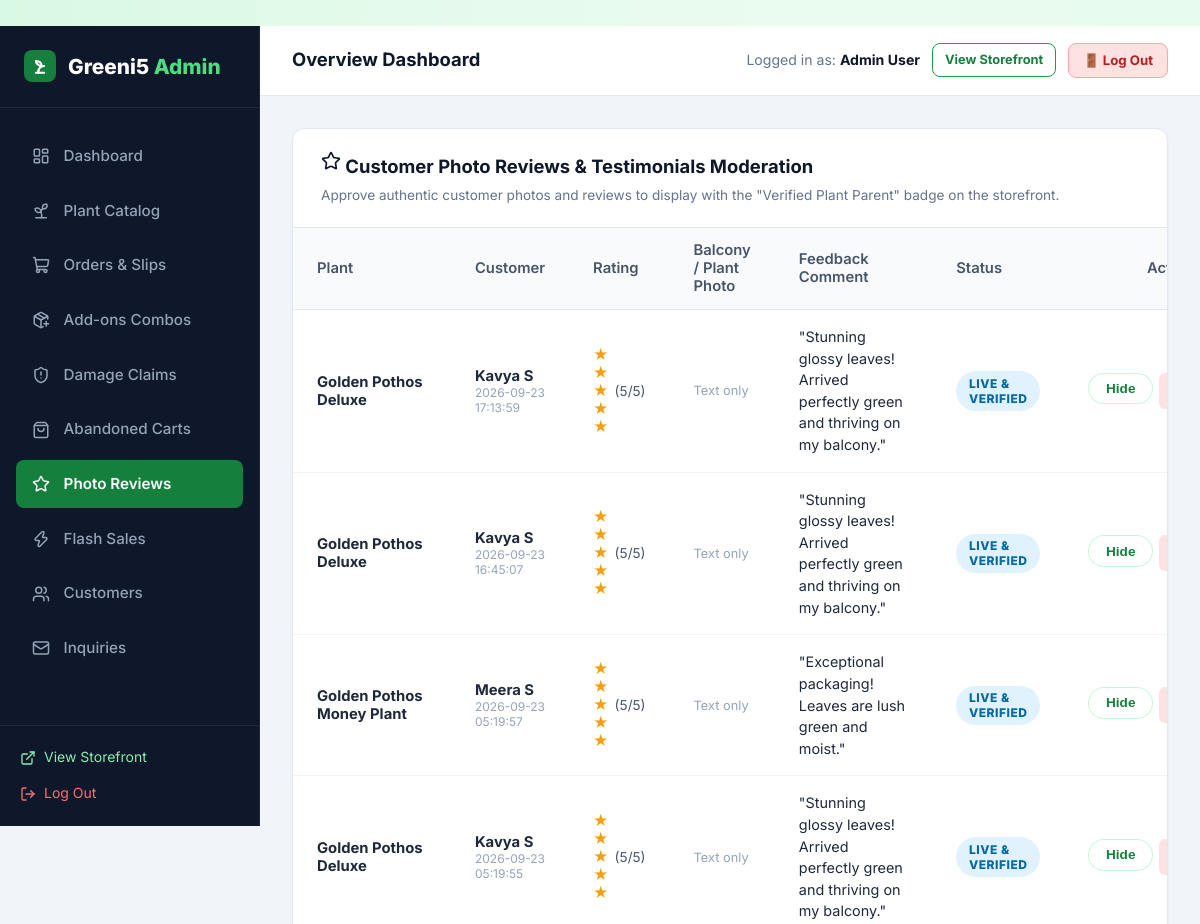
Before: /admin/reviews (signed in, upper part) with the older database file.
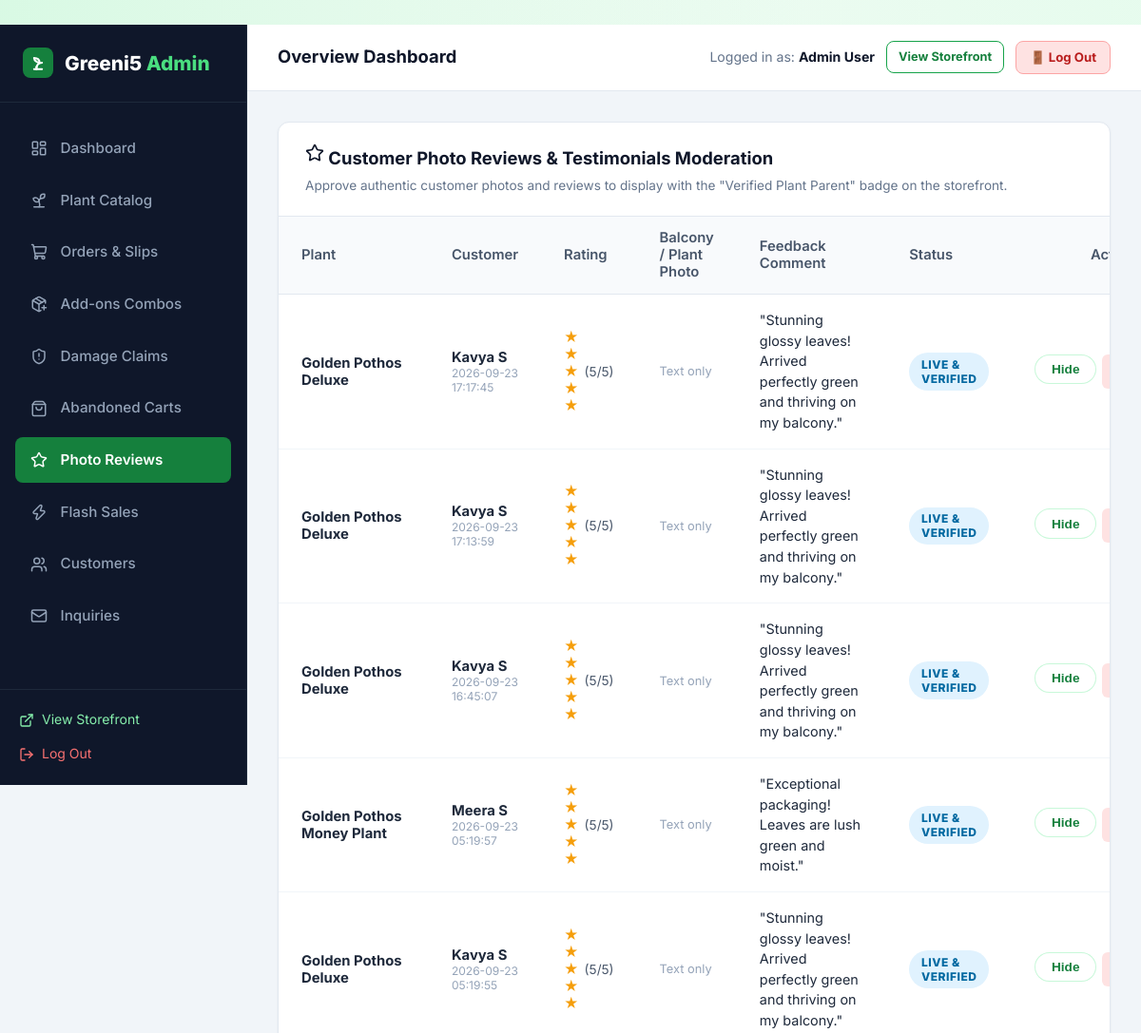
After: the same page with the newer database file.
### tables this page shows
CREATE TABLE reviews (
    id INTEGER PRIMARY KEY AUTOINCREMENT,
    plant_id INTEGER NOT NULL,
    user_id INTEGER,
    user_name TEXT NOT NULL,
    rating INTEGER NOT NULL CHECK(rating >= 1 AND rating <= 5),
    comment TEXT NOT NULL,
    created_at TIMESTAMP DEFAULT CURRENT_TIMESTAMP, photo_url TEXT DEFAULT '', is_approved INTEGER DEFAULT 1,
    FOREIGN KEY (plant_id) REFERENCES plants(id) ON DELETE CASCADE,
    FOREIGN KEY (user_id) REFERENCES users(id) ON DELETE SET NULL
);

CREATE TABLE plants (
    id INTEGER PRIMARY KEY AUTOINCREMENT,
    category_id INTEGER NOT NULL,
    name TEXT NOT NULL,
    slug TEXT NOT NULL UNIQUE,
    price REAL NOT NULL,
    discount_price REAL,
    stock INTEGER NOT NULL DEFAULT 10,
    description TEXT NOT NULL,
    sunlight TEXT,
    watering TEXT,
    temperature TEXT,
    soil TEXT,
    difficulty TEXT DEFAULT 'Easy',
    is_featured INTEGER DEFAULT 0,
    is_bestseller INTEGER DEFAULT 0,
    created_at TIMESTAMP DEFAULT CURRENT_TIMESTAMP,
    FOREIGN KEY (category_id) REFERENCES categories(id) ON DELETE CASCADE
);

### app.py (the view)
@app.route('/admin/reviews')
@admin_required
def admin_reviews():
    reviews = query_db('''
        SELECT r.*, p.name as plant_name
        FROM reviews r
        JOIN plants p ON r.plant_id = p.id
        ORDER BY r.id DESC
    ''')
    return render_template('admin/reviews_moderation.html', reviews=reviews)

### app.py (called while the page is built)
def admin_required(f):
    @wraps(f)
    def decorated_function(*args, **kwargs):
        if 'user_id' not in session:
            flash('Admin authentication required.', 'warning')
            return redirect(url_for('login', next=request.url))
        user = query_db('SELECT role FROM users WHERE id = ?', (session['user_id'],), one=True)
        if not user or user['role'] != 'admin':
            flash('Access denied. Administrator privileges required.', 'danger')
            return redirect(url_for('index'))
        return f(*args, **kwargs)
    return decorated_function

### database.py (called while the page is built)
def get_db():
    db = getattr(g, '_database', None)
    if db is None:
        db = g._database = sqlite3.connect(DATABASE)
        db.row_factory = sqlite3.Row
        db.execute('PRAGMA foreign_keys = ON;')
    return db

def query_db(query, args=(), one=False):
    cur = get_db().execute(query, args)
    rv = cur.fetchall()
    cur.close()
    return (rv[0] if rv else None) if one else rv

### templates/admin/reviews_moderation.html (shortened to what this page needs)
﻿{% extends "admin/base_admin.html" %}
{% block admin_content %}
<div class="admin-card">
  <div class="admin-card-header">
    <div>
      <h3 class="admin-card-title"><i data-lucide="star" style="width: 20px;"></i> Customer Photo Reviews & Testimonials Moderation</h3>
      <p style="font-size: 0.85rem; color: #64748b; margin-top: 4px;">Approve authentic customer photos and reviews to display with the "Verified Plant Parent" badge on the storefront.</p>
    </div>
  </div>
  <div class="table-responsive">
    <table class="admin-table">
      <thead>
        <tr>
          <th>Plant</th>
          <th>Customer</th>
          <th>Rating</th>
          <th>Balcony / Plant Photo</th>
          <th>Feedback Comment</th>
          <th>Status</th>
          <th style="text-align: right;">Action</th>
        </tr>
      </thead>
      <tbody>
        {% for rev in reviews %}
        <tr>
          <td>
            <strong>{{ rev.plant_name }}</strong>
          </td>
          <td>
            <div><strong>{{ rev.user_name }}</strong></div>
            <div style="font-size: 0.75rem; color: #94a3b8;">{{ rev.created_at }}</div>
          </td>
          <td>
            <div style="display: flex; align-items: center; gap: 2px; color: #f59e0b;">
              {% for i in range(rev.rating) %}
                &#9733;
              {% endfor %}
              <span style="color: #475569; font-size: 0.85rem; margin-left: 4px;">({{ rev.rating }}/5)</span>
            </div>
          </td>
          <td>
            {% if rev.photo_url %}
              <a href="{{ rev.photo_url }}" target="_blank">
                <img src="{{ rev.photo_url }}" alt="Plant Photo" style="width: 54px; height: 54px; border-radius: 8px; object-fit: cover; border: 1.5px solid #22c55e;">
              </a>
            {% else %}
              <span style="color: #94a3b8; font-size: 0.8rem;">Text only</span>
            {% endif %}
          </td>
          <td style="font-size: 0.9rem; color: #1e293b; max-width: 280px; line-height: 1.5;">
            "{{ rev.comment }}"
          </td>
          <td>
            {% if rev.is_approved %}
              <span class="badge badge-accepted">Live & Verified</span>
            {% else %}
              <span class="badge badge-pending">Pending Approval</span>
            {% endif %}
          </td>
          <td style="text-align: right;">
            <div style="display: inline-flex; gap: 6px;">
              {% if not rev.is_approved %}
                <form action="{{ url_for('admin_review_approve', review_id=rev.id) }}" method="POST" style="display:inline;">
                  <button type="submit" class="btn btn-primary btn-sm" title="Approve review">
                    <i data-lucide="check" style="width: 14px;"></i> Approve
                  </button>
                </form>
              {% else %}
                <form action="{{ url_for('admin_review_reject', review_id=rev.id) }}" method="POST" style="display:inline;">
                  <button type="submit" class="btn btn-secondary btn-sm" title="Hide review">
                    Hide
                  </button>
                </form>
              {% endif %}
              <form action="{{ url_for('admin_review_delete', review_id=rev.id) }}" method="POST" style="display:inline;" onsubmit="return confirm('Delete this review completely?');">
                <button type="submit" class="btn btn-sm" style="background: #fee2e2; color: #dc2626; border: none; padding: 6px 10px; border-radius: 6px; cursor: pointer;">
                </button>
              </form>
            </div>
          </td>
        </tr>
        {% else %}
        <tr>
          <td colspan="7" style="text-align: center; padding: 2.5rem; color: #64748b;">
            No reviews submitted yet!
          </td>
        </tr>
        {% endfor %}
      </tbody>
    </table>
  </div>
</div>
{% endblock %}

Changed rows visible on the page:
added reviews: plant_name "Golden Pothos Deluxe", user_name "Kavya S", created_at "2026-09-23 17:17:45", rating "5", photo_url "Text only", comment "Stunning glossy leaves! Arrived perfectly green and thriving on my balcony.", is_approved "LIVE & VERIFIED"
